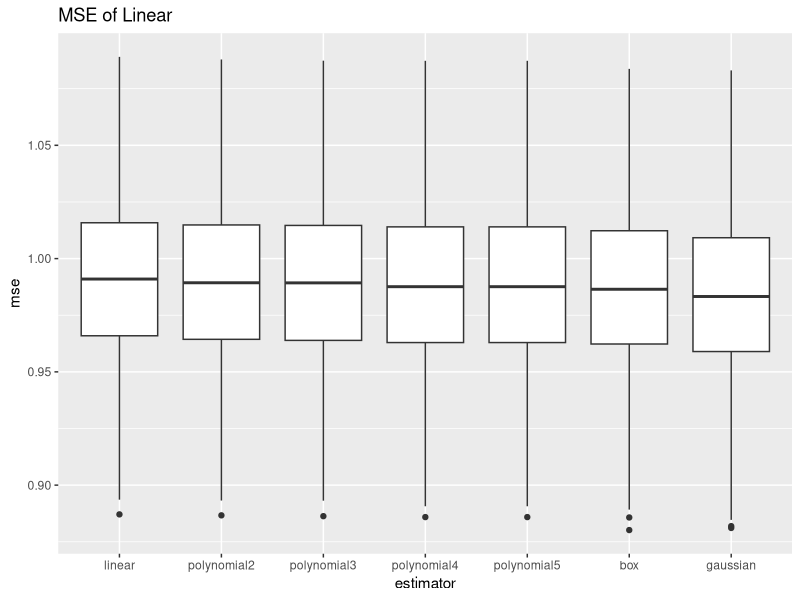
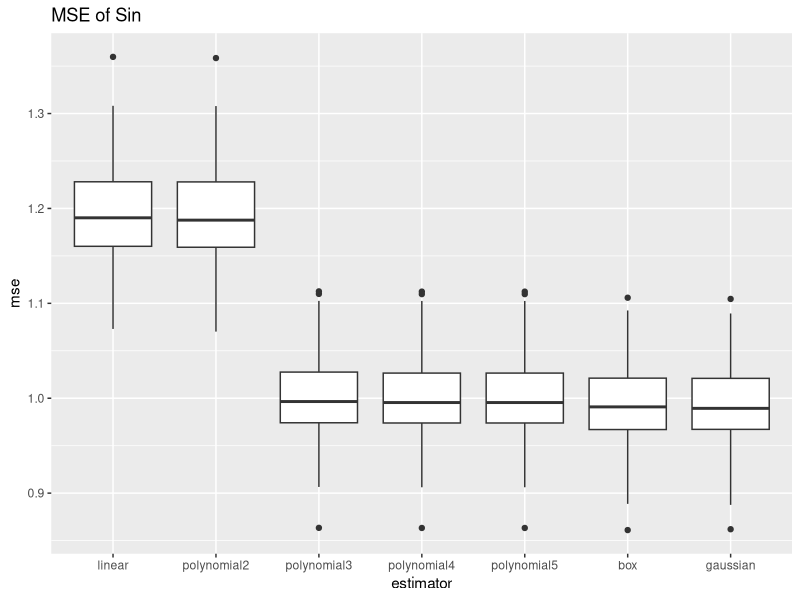
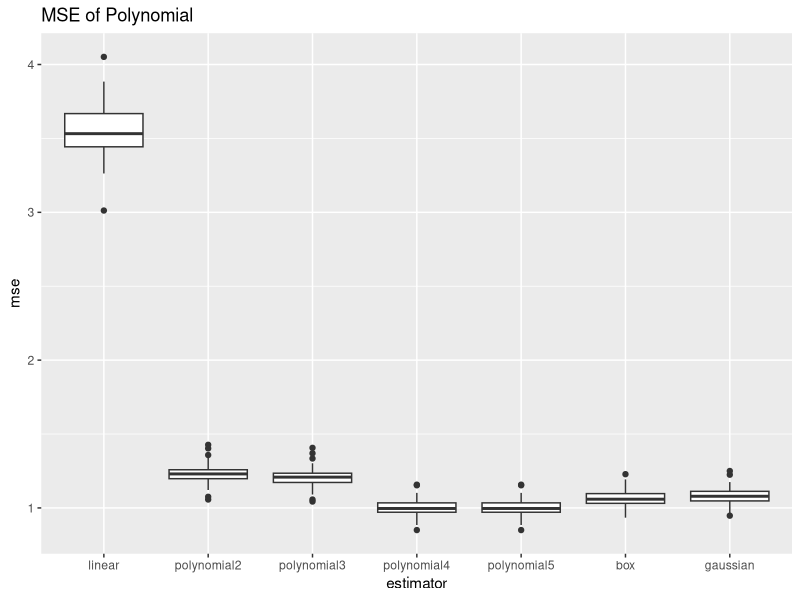
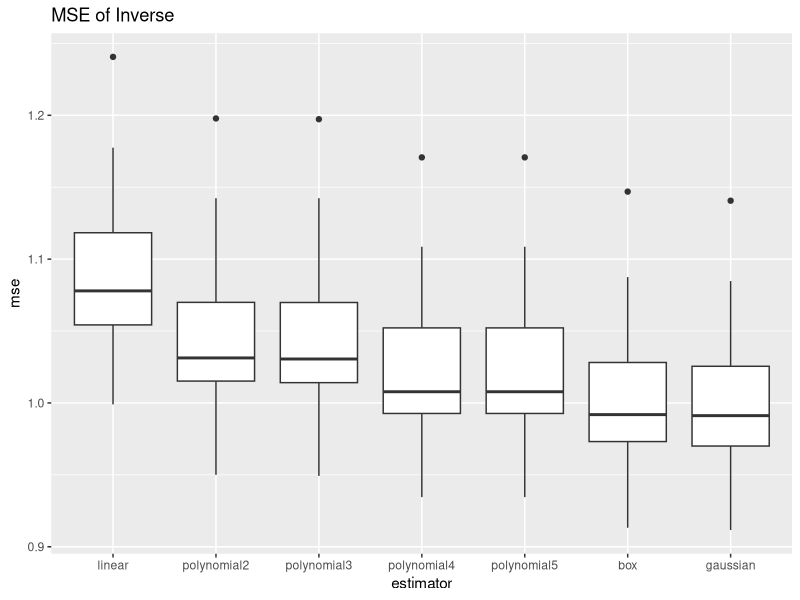

Reproduce these figures in R, in order.
library(ggplot2)
library(reshape2)

simulate <- function(f, n) {
  x <- sort(runif(n, -1, 1))
  epsilon <- rnorm(n)
  y <- f(x) + epsilon
  estimator.linear <- lm(y ~ x)
  estimator.polynomial2 <- lm(y ~ poly(x, 2))
  estimator.polynomial3 <- lm(y ~ poly(x, 3))
  estimator.polynomial4 <- lm(y ~ poly(x, 4))
  estimator.polynomial5 <- lm(y ~ poly(x, 5))
  estimator.box <- ksmooth(x=x, y=y, kernel="box", bandwidth=n^(-1/5), x.points=x)
  estimator.gaussian <- ksmooth(x=x, y=y, kernel="normal", bandwidth=n^(-1/5), x.points=x)
  data.frame(
    linear=mean((predict(estimator.linear, newdata=data.frame(x=x)) - y)^2),
    polynomial2=mean((predict(estimator.polynomial2, newdata=data.frame(x=x)) - y)^2),
    polynomial3=mean((predict(estimator.polynomial3, newdata=data.frame(x=x)) - y)^2),
    polynomial4=mean((predict(estimator.polynomial4, newdata=data.frame(x=x)) - y)^2),
    polynomial5=mean((predict(estimator.polynomial4, newdata=data.frame(x=x)) - y)^2),
    box=mean((estimator.box$y - y)^2),
    gaussian=mean((estimator.gaussian$y - y)^2))    
}

f.linear <- function(x) {
  2 * x
}

f.sin <- function(x) {
  sin(x * pi)
}

f.polynomial <- function(x) {
  x3 <- x * x * x
  2 * x + x3 - 6 * x3 * x
}

f.inverse <- function(x) {
  1 / (1 + 25 * x * x)
}

mse.linear <- do.call(rbind, replicate(100, simulate(f.linear, 1000), simplify=FALSE))
mse.sin <- do.call(rbind, replicate(100, simulate(f.sin, 1000), simplify=FALSE))
mse.polynomial <- do.call(rbind, replicate(100, simulate(f.polynomial, 1000), simplify=FALSE))
mse.inverse <- do.call(rbind, replicate(100, simulate(f.inverse, 1000), simplify=FALSE))

pdf("mse_linear.pdf", width=6, height=3)
ggplot(melt(mse.linear, value.name="mse", variable.name="estimator"),
       aes(estimator, mse)) + geom_boxplot() + ggtitle('MSE of Linear')
dev.off()

pdf("mse_sin.pdf", width=6, height=3)
ggplot(melt(mse.sin, value.name="mse", variable.name="estimator"),
       aes(estimator, mse)) + geom_boxplot() + ggtitle('MSE of Sin')
dev.off()

pdf("mse_polynomial.pdf", width=6, height=3)
ggplot(melt(mse.polynomial, value.name="mse", variable.name="estimator"),
       aes(estimator, mse)) + geom_boxplot() + ggtitle('MSE of Polynomial')
dev.off()

pdf("mse_inverse.pdf", width=6, height=3)
ggplot(melt(mse.inverse, value.name="mse", variable.name="estimator"),
       aes(estimator, mse)) + geom_boxplot() + ggtitle('MSE of Inverse')
dev.off()
